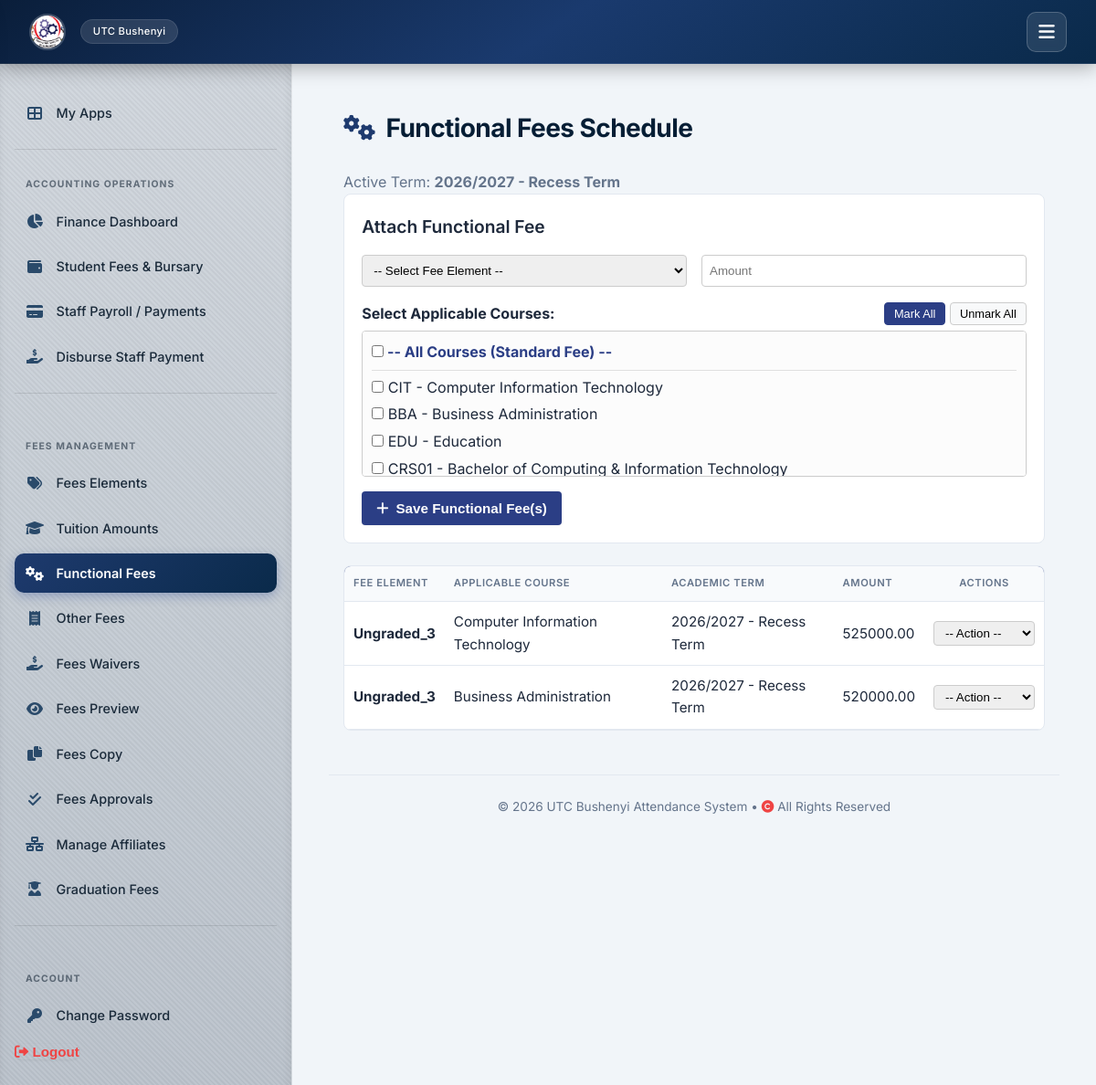
The app's page /fees/functional/ (signed in), older data.
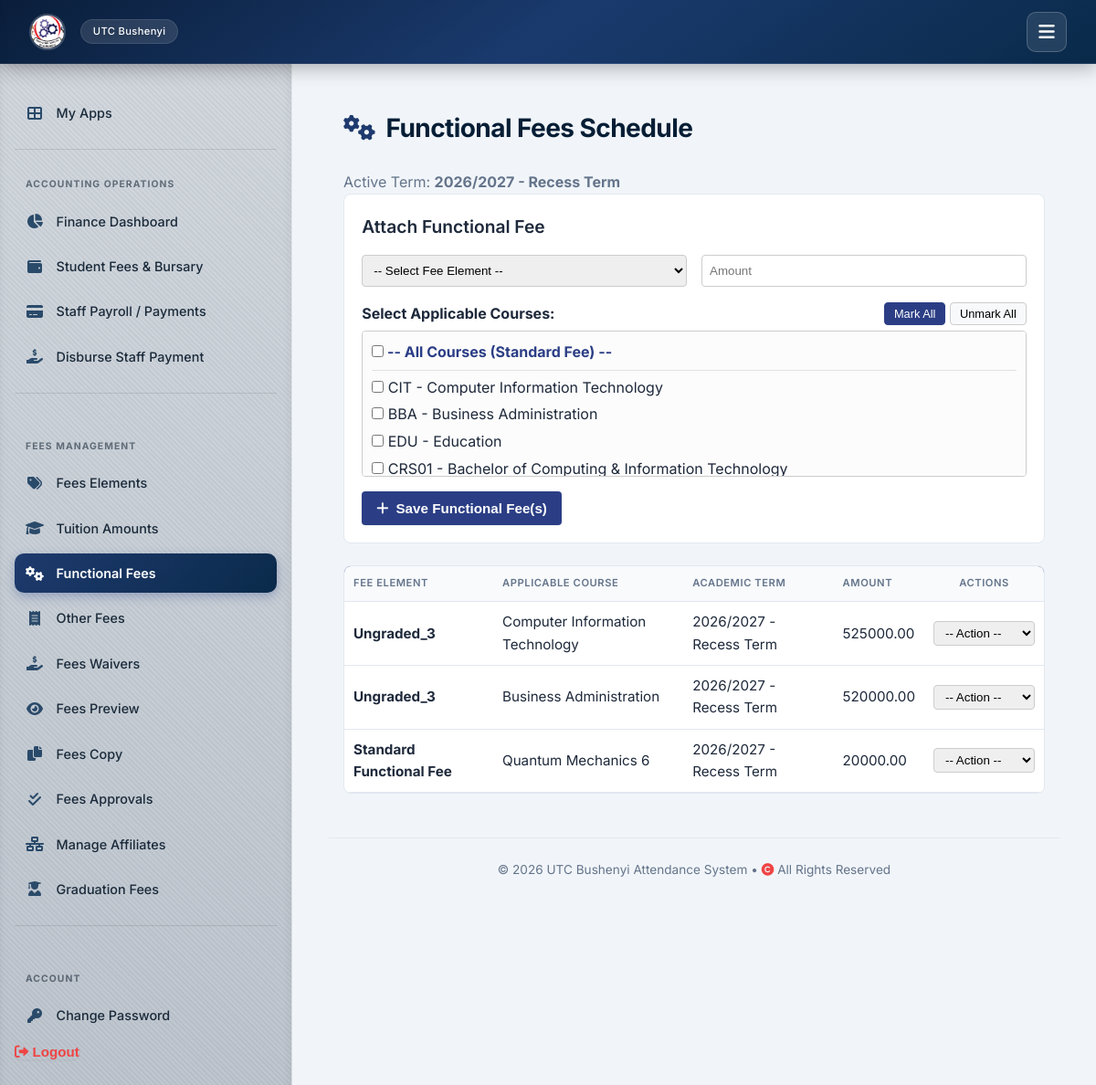
The same page, newer data.
### attendance/models.py (models this page shows, shortened)
class Course(models.Model):
    APPROVAL_STATUS_CHOICES = [
        ('PENDING', 'Pending'),
        ('APPROVED', 'Approved'),
        ('REJECTED', 'Rejected'),
    ]
    STUDY_LEVEL_CHOICES = [
        ('CERTIFICATE', 'Certificate'),
        ('DIPLOMA', 'Diploma'),
        ('HIGHER DIPLOMA', 'Higher Diploma'),
        ('DEGREE', 'Degree'),
    ]
    code = models.CharField(max_length=20, primary_key=True, help_text="Maps to 'programme_code'.")
    name = models.CharField(max_length=255, help_text="Maps to 'programme_title'.")
    department = models.ForeignKey(Department, on_delete=models.SET_NULL, null=True, blank=True, related_name='courses')
    is_modular = models.BooleanField(
        default=False,
        help_text="Maps to 'is_modular' - whether the programme can be taken/enrolled module-by-module rather than as a full programme."
    )
    create_approval_status = models.CharField(
        max_length=20, choices=APPROVAL_STATUS_CHOICES, default='PENDING',
        help_text="Maps to 'create_approval_status' - approval state of this programme record in the source system."
    )
    duration_measure = models.CharField(
        max_length=20, default='YEAR', blank=True, null=True,
        help_text="Maps to 'duration_measure', e.g. YEAR. The unit that ProgrammeSetting.duration_years is counted in."
    )
    duration_measure_source_id = models.CharField(
        max_length=20, blank=True, null=True,
        help_text="Maps to 'duration_measure_id' - the source system's internal lookup id for duration_measure."
    )
    duration_measure_label = models.CharField(
        max_length=50, blank=True, null=True,
        help_text="Maps to 'duration_measure_label'. Always blank in the ALL_Programmes export seen so far, kept for forward compatibility."
    )
    study_level = models.CharField(
        max_length=30, choices=STUDY_LEVEL_CHOICES, blank=True, null=True,
        help_text="Maps to 'study_level', e.g. DIPLOMA, HIGHER DIPLOMA, CERTIFICATE."
    )
    study_level_source_id = models.CharField(
        max_length=20, blank=True, null=True,
        help_text="Maps to 'programme_study_level_id' - the source system's internal lookup id for study_level."
    )
    study_level_label = models.CharField(
        max_length=50, blank=True, null=True,
        help_text="Maps to 'study_level_label'. Always blank in the ALL_Programmes export seen so far, kept for forward compatibility."
    )
    award = models.CharField(
        max_length=100, blank=True, null=True,
        help_text="Maps to 'award' - the qualification awarded on completion. Mirrors study_level in the exports seen so far, but modelled separately since the source treats them as distinct fields."
    )
    award_label = models.CharField(
        max_length=100, blank=True, null=True,
        help_text="Maps to 'award_label'. Always blank in the ALL_Programmes export seen so far, kept for forward compatibility."
    )
    version_title = models.CharField(
        max_length=100, blank=True, null=True,
        help_text="Maps to 'version_title' - curriculum version label from the source system, when set."
    )

class FunctionalFee(models.Model):
    element = models.ForeignKey(FeeElement, on_delete=models.CASCADE, limit_choices_to={'fee_type': 'FUNCTIONAL'})
    course = models.ForeignKey(Course, on_delete=models.CASCADE, null=True, blank=True, help_text="Leave blank if standard for all programs")
    term = models.ForeignKey(AcademicTerm, on_delete=models.CASCADE, related_name='functional_fees')
    amount = models.DecimalField(max_digits=12, decimal_places=2, default=Decimal('0.00'))
    is_mandatory = models.BooleanField(default=True)

class FeeElement(models.Model):
    ELEMENT_TYPES = [
        ('TUITION', 'Tuition Fee'),
        ('FUNCTIONAL', 'Functional Fee'),
        ('OTHER', 'Other / Sundry Fee'),
        ('GRADUATION', 'Graduation Fee'),
    ]
    code = models.CharField(max_length=30, unique=True)
    name = models.CharField(max_length=255)
    fee_type = models.CharField(max_length=20, choices=ELEMENT_TYPES, default='FUNCTIONAL')
    description = models.TextField(blank=True, null=True)
    is_active = models.BooleanField(default=True)

class AcademicTerm(models.Model):
    TERM_CHOICES = [
        ('TERM_1', 'Term 1'),
        ('TERM_2', 'Term 2'),
        ('TERM_3', 'Term 3'),
        ('RECESS', 'Recess Term'),
        ('SEMESTER_1', 'Semester 1'),
        ('SEMESTER_2', 'Semester 2'),
    ]
    academic_year = models.CharField(max_length=9, help_text="E.g., 2025/2026")
    term = models.CharField(max_length=10, choices=TERM_CHOICES)
    start_date = models.DateField()
    end_date = models.DateField()
    is_current = models.BooleanField(default=False)
    class Meta:
        unique_together = ('academic_year', 'term')
        verbose_name = "Academic Term"
    def __str__(self):
        return f"{self.academic_year} - {self.get_term_display()}"

### attendance/views_admin.py (the view, shortened to what this page needs)
# urls.py: path('fees/functional/', views_admin.functional_fees, name='functional_fees'),
@login_required
def functional_fees(request):
    current_term = AcademicTerm.objects.filter(is_current=True).first()
    fees = FunctionalFee.objects.select_related('element', 'course', 'term').filter(term=current_term) if current_term else []
    elements = FeeElement.objects.filter(fee_type='FUNCTIONAL', is_active=True)
    courses = Course.objects.all()
    return render(request, 'attendance/functional_fees.html', {
        'fees': fees,
        'elements': elements,
        'courses': courses,
        'current_term': current_term,
        'active_tab': 'functional',
    })

### attendance/context_processors.py (called while the page is built)
def institution_info(request):
    return {'institution': Institution.objects.first()}

### templates/attendance/functional_fees.html (shortened to what the changed rows need)
{% extends 'attendance/base.html' %}
{% block content %}
<div style="display: flex; gap: 1.5rem;">
    <div style="flex: 1; padding: 1rem;">
        <h2><i class="fas fa-cogs"></i> Functional Fees Schedule</h2>
        <div style="margin-bottom: 1.5rem; background: #ffffff; padding: 1.2rem; border-radius: 8px; border: 1px solid var(--border);">
            <form method="POST" style="display: flex; flex-direction: column; gap: 1rem;">
                <div>
                    <div style="max-height: 160px; overflow-y: auto; border: 1px solid #ccc; padding: 10px; border-radius: 4px; background: #fcfcfc;">
                        <label style="display: block; margin-bottom: 6px; font-weight: bold; color: #2b3e85;">
                            <input type="checkbox" name="courses" value="ALL" class="course-checkbox"> -- All Courses (Standard Fee) --
                        </label>
                        <hr style="margin: 6px 0; border: 0; border-top: 1px solid #e0e0e0;">
                        {% for c in courses %}
                        <label style="display: block; margin-bottom: 4px; font-weight: normal;">
                            <input type="checkbox" name="courses" value="{{ c.code }}" class="course-checkbox"> {{ c.code }} - {{ c.name }}
                        </label>
                        {% endfor %}
                    </div>
                </div>
            </form>
        </div>
        <div style="background: #ffffff; border: 1px solid var(--border); border-radius: 8px; overflow: hidden;">
            <table style="width: 100%; border-collapse: collapse;">
                <thead>
                    <tr style="background: #2b3e85; color: white; text-align: left;">
                        <th style="padding: 10px;">Fee Element</th>
                        <th style="padding: 10px;">Applicable Course</th>
                        <th style="padding: 10px;">Academic Term</th>
                        <th style="padding: 10px;">Amount</th>
                        <th style="padding: 10px; text-align: center;">Actions</th>
                    </tr>
                </thead>
                <tbody>
                    {% for fee in fees %}
                    <tr style="border-bottom: 1px solid #e2e8f0;">
                        <td style="padding: 10px; font-weight: bold;">{{ fee.element.name }}</td>
                        <td style="padding: 10px;">{{ fee.course.name|default:"All Courses" }}</td>
                        <td style="padding: 10px;">{{ fee.term }}</td>
                        <td style="padding: 10px;">{{ fee.amount }}</td>
                        <td style="padding: 10px; text-align: center;">
                            <select onchange="handleAction(this, '{{ fee.id }}', '{{ fee.element.name|escapejs }}', '{{ fee.course.name|default:'All Courses'|escapejs }}', '{{ fee.amount }}')" style="padding: 4px 8px; border-radius: 4px; border: 1px solid #ccc;">
                                <option value="">-- Action --</option>
                            </select>
                        </td>
                    </tr>
                    {% empty %}
                    <tr>
                        <td colspan="5" style="padding: 20px; text-align: center; color: #64748b;">No functional fees recorded for the active term.</td>
                    </tr>
                    {% endfor %}
                </tbody>
            </table>
        </div>
    </div>
</div>
{% endblock %}

Row changes from the older to the newer data that the page shows:
added FunctionalFee: element.name "Standard Functional Fee", course.name "Quantum Mechanics 6", term "2026/2027 - Recess Term", amount "20000.00"
